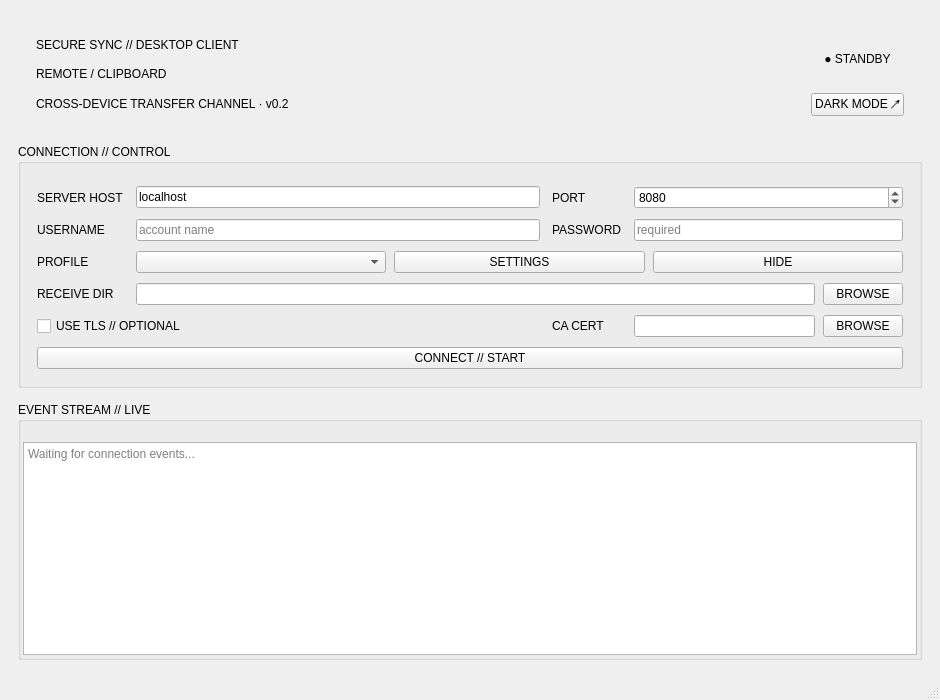
<?xml version="1.0" encoding="UTF-8"?>
<ui version="4.0">
 <class>MainWindow</class>
 <widget class="QMainWindow" name="MainWindow">
  <property name="geometry">
   <rect>
    <x>0</x>
    <y>0</y>
    <width>940</width>
    <height>700</height>
   </rect>
  </property>
  <property name="minimumSize">
   <size>
    <width>760</width>
    <height>600</height>
   </size>
  </property>
  <property name="windowTitle">
   <string>Remote Clipboard // Client</string>
  </property>
  <widget class="QWidget" name="centralwidget">
   <layout class="QVBoxLayout" name="verticalLayout" stretch="0,0,1">
    <property name="spacing">
     <number>14</number>
    </property>
    <property name="leftMargin">
     <number>18</number>
    </property>
    <property name="topMargin">
     <number>18</number>
    </property>
    <property name="rightMargin">
     <number>18</number>
    </property>
    <property name="bottomMargin">
     <number>18</number>
    </property>
    <item>
     <widget class="QFrame" name="heroPanel">
      <property name="minimumSize">
       <size>
        <width>0</width>
        <height>112</height>
       </size>
      </property>
      <layout class="QHBoxLayout" name="heroLayout">
       <property name="spacing">
        <number>16</number>
       </property>
       <property name="leftMargin">
        <number>18</number>
       </property>
       <property name="topMargin">
        <number>14</number>
       </property>
       <property name="rightMargin">
        <number>18</number>
       </property>
       <property name="bottomMargin">
        <number>14</number>
       </property>
       <item>
        <layout class="QVBoxLayout" name="brandLayout">
         <property name="spacing">
          <number>5</number>
         </property>
         <item alignment="Qt::AlignLeft">
          <widget class="QLabel" name="brandEyebrowLabel">
           <property name="text">
            <string>SECURE SYNC // DESKTOP CLIENT</string>
           </property>
          </widget>
         </item>
         <item>
          <widget class="QLabel" name="brandTitleLabel">
           <property name="text">
            <string>REMOTE / CLIPBOARD</string>
           </property>
          </widget>
         </item>
         <item>
          <widget class="QLabel" name="brandCaptionLabel">
           <property name="text">
            <string>CROSS-DEVICE TRANSFER CHANNEL · v0.2</string>
           </property>
          </widget>
         </item>
        </layout>
       </item>
       <item>
        <spacer name="heroSpacer">
         <property name="orientation">
          <enum>Qt::Horizontal</enum>
         </property>
         <property name="sizeHint" stdset="0">
          <size>
           <width>40</width>
           <height>20</height>
          </size>
         </property>
        </spacer>
       </item>
       <item>
        <layout class="QVBoxLayout" name="heroActionsLayout">
         <property name="spacing">
          <number>8</number>
         </property>
         <item>
          <widget class="QLabel" name="connectionStatusLabel">
           <property name="text">
            <string>● STANDBY</string>
           </property>
           <property name="alignment">
            <set>Qt::AlignCenter</set>
           </property>
          </widget>
         </item>
         <item>
          <widget class="QPushButton" name="themeButton">
           <property name="text">
            <string>DARK MODE ↗</string>
           </property>
          </widget>
         </item>
        </layout>
       </item>
      </layout>
     </widget>
    </item>
    <item>
     <widget class="QGroupBox" name="clientGroup">
      <property name="title">
       <string>CONNECTION // CONTROL</string>
      </property>
      <layout class="QGridLayout" name="gridLayout" columnstretch="0,3,0,2">
       <property name="horizontalSpacing">
        <number>12</number>
       </property>
       <property name="verticalSpacing">
        <number>10</number>
       </property>
       <property name="leftMargin">
        <number>16</number>
       </property>
       <property name="topMargin">
        <number>22</number>
       </property>
       <property name="rightMargin">
        <number>16</number>
       </property>
       <property name="bottomMargin">
        <number>16</number>
       </property>
       <item row="0" column="0">
        <widget class="QLabel" name="serverLabel">
         <property name="text">
          <string>SERVER HOST</string>
         </property>
        </widget>
       </item>
       <item row="0" column="1">
        <widget class="QLineEdit" name="serverAddressEdit">
         <property name="placeholderText">
          <string>host or IP address</string>
         </property>
         <property name="text">
          <string>localhost</string>
         </property>
        </widget>
       </item>
       <item row="0" column="2">
        <widget class="QLabel" name="portLabel">
         <property name="text">
          <string>PORT</string>
         </property>
        </widget>
       </item>
       <item row="0" column="3">
        <widget class="QSpinBox" name="portSpinBox">
         <property name="minimum">
          <number>1024</number>
         </property>
         <property name="maximum">
          <number>65535</number>
         </property>
         <property name="value">
          <number>8080</number>
         </property>
        </widget>
       </item>
       <item row="1" column="0">
        <widget class="QLabel" name="usernameLabel">
         <property name="text">
          <string>USERNAME</string>
         </property>
        </widget>
       </item>
       <item row="1" column="1">
        <widget class="QLineEdit" name="usernameEdit">
         <property name="placeholderText">
          <string>account name</string>
         </property>
        </widget>
       </item>
       <item row="1" column="2">
        <widget class="QLabel" name="passwordLabel">
         <property name="text">
          <string>PASSWORD</string>
         </property>
        </widget>
       </item>
       <item row="1" column="3">
        <widget class="QLineEdit" name="passwordEdit">
         <property name="echoMode">
          <enum>QLineEdit::Password</enum>
         </property>
         <property name="placeholderText">
          <string>required</string>
         </property>
        </widget>
       </item>
       <item row="2" column="0">
        <widget class="QLabel" name="profileLabel">
         <property name="text">
          <string>PROFILE</string>
         </property>
        </widget>
       </item>
       <item row="2" column="1" colspan="3">
        <layout class="QHBoxLayout" name="profileLayout">
         <property name="spacing">
          <number>8</number>
         </property>
         <item>
          <widget class="QComboBox" name="profileComboBox"/>
         </item>
         <item>
          <widget class="QPushButton" name="settingsButton">
           <property name="text">
            <string>SETTINGS</string>
           </property>
          </widget>
         </item>
         <item>
          <widget class="QPushButton" name="hideButton">
           <property name="text">
            <string>HIDE</string>
           </property>
          </widget>
         </item>
        </layout>
       </item>
       <item row="3" column="0">
        <widget class="QLabel" name="receiveDirectoryLabel">
         <property name="text">
          <string>RECEIVE DIR</string>
         </property>
        </widget>
       </item>
       <item row="3" column="1" colspan="3">
        <layout class="QHBoxLayout" name="receiveDirectoryLayout">
         <property name="spacing">
          <number>8</number>
         </property>
         <item>
          <widget class="QLineEdit" name="receiveDirectoryEdit"/>
         </item>
         <item>
          <widget class="QPushButton" name="receiveDirectoryButton">
           <property name="text">
            <string>BROWSE</string>
           </property>
          </widget>
         </item>
        </layout>
       </item>
       <item row="4" column="0" colspan="2">
        <widget class="QCheckBox" name="tlsCheckBox">
         <property name="text">
          <string>USE TLS // OPTIONAL</string>
         </property>
        </widget>
       </item>
       <item row="4" column="2">
        <widget class="QLabel" name="caCertificateLabel">
         <property name="text">
          <string>CA CERT</string>
         </property>
        </widget>
       </item>
       <item row="4" column="3">
        <layout class="QHBoxLayout" name="caCertificateLayout">
         <property name="spacing">
          <number>8</number>
         </property>
         <item>
          <widget class="QLineEdit" name="caCertificateEdit"/>
         </item>
         <item>
          <widget class="QPushButton" name="caCertificateButton">
           <property name="text">
            <string>BROWSE</string>
           </property>
          </widget>
         </item>
        </layout>
       </item>
       <item row="5" column="0" colspan="4">
        <widget class="QPushButton" name="btnConnect">
         <property name="text">
          <string>CONNECT // START</string>
         </property>
        </widget>
       </item>
      </layout>
     </widget>
    </item>
    <item>
     <widget class="QGroupBox" name="logGroup">
      <property name="title">
       <string>EVENT STREAM // LIVE</string>
      </property>
      <layout class="QVBoxLayout" name="logLayout">
       <property name="leftMargin">
        <number>2</number>
       </property>
       <property name="topMargin">
        <number>20</number>
       </property>
       <property name="rightMargin">
        <number>2</number>
       </property>
       <property name="bottomMargin">
        <number>2</number>
       </property>
       <item>
        <widget class="QTextEdit" name="logTextEdit">
         <property name="minimumSize">
          <size>
           <width>0</width>
           <height>130</height>
          </size>
         </property>
         <property name="readOnly">
          <bool>true</bool>
         </property>
         <property name="placeholderText">
          <string>Waiting for connection events...</string>
         </property>
        </widget>
       </item>
      </layout>
     </widget>
    </item>
   </layout>
  </widget>
  <widget class="QStatusBar" name="statusBar"/>
 </widget>
 <resources/>
 <connections/>
</ui>
